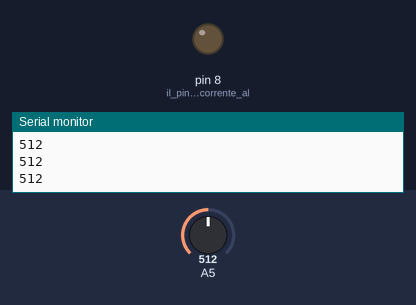
The sketch below on a simulated Arduino Uno, built with avr-gcc and run on an emulated ATmega328P. On the bench: output pins drawn as LEDs (lit = HIGH), the last lines printed to the serial monitor. Inputs (shaded band) come from the test bench; at power-on: A5 = 512.

Above: at 1.2 s.
1.3 s: A5 set to 139
2.8 s: A5 set to 115
At 3.1 s:
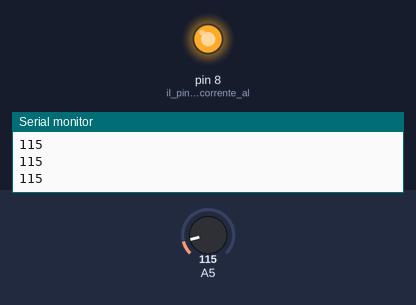
4.3 s: A5 set to 306
At 5.5 s:
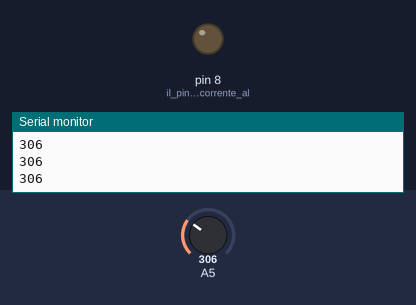
5.8 s: A5 set to 122
At 6.7 s:
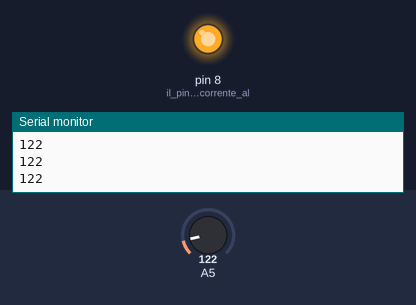
Timing chart, 0 to 8.3 s (numbered marks = the images above; inputs shaded):
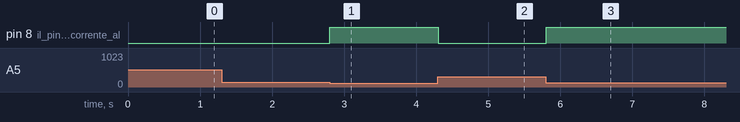

Measured:
- the behaviour switches between 130 and 129 on A5 (found by bisection; images 0 and 1)
- after the input at 2.8 s, pin 8 (il_pin_che_da_corrente_al): LOW → HIGH at once
- after the input at 4.3 s, pin 8 (il_pin_che_da_corrente_al): HIGH → LOW at once
- after the input at 5.8 s, pin 8 (il_pin_che_da_corrente_al): LOW → HIGH at once

The sketch:

Fotoresistenza.ino
```cpp
int luce;  //Creo la variabile luce
int valore = 130; //Creo la variabile luce

void setup() {
  Serial.begin(9800);
  pinMode(8, OUTPUT);  //il pin che da corrente al led è il numero 8
}

void loop() {
  luce = analogRead(A5);  //Dal pin A5 leggo il valore della luce
  if (luce < valore) {  //se valore è maggiore al valore accendo il led
    digitalWrite(8, HIGH);
  }
  else {
    digitalWrite(8, LOW); //in caso contrario è spento
  }

  Serial.println(luce);


}
```
